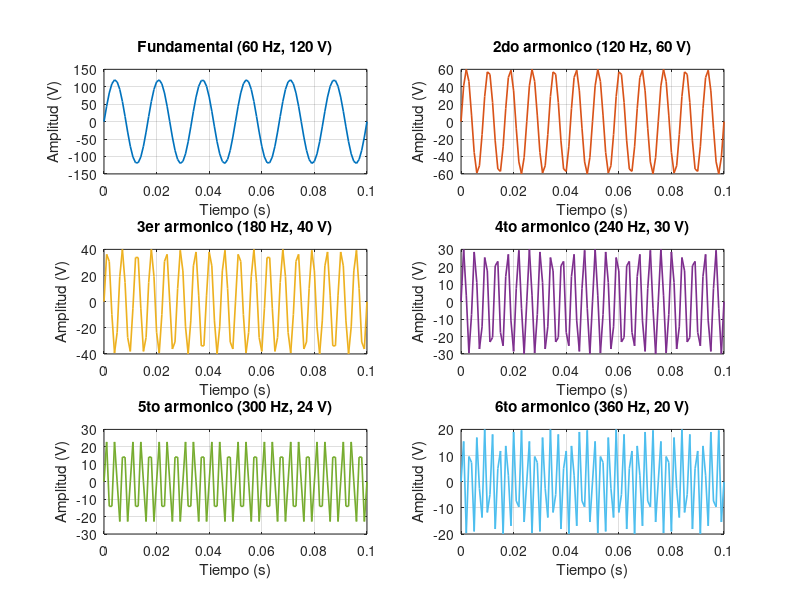

This chart was generated by the following MATLAB code: (Note: this script raises an error after producing the figure.)
%% 03_armonicos_60hz.m
% Tarea 2 - Comunicaciones (INTEC)
% Ejercicio: senal electrica de 60 Hz con armonicos
%
% Se simula una senal electrica de 120 V a 60 Hz (fundamental) con sus
% armonicos 2do a 6to, segun las amplitudes dadas en el enunciado:
%   y1 = 120*sin(2*pi*f*t)      -> fundamental
%   y2 = 60*sin(2*pi*2*f*t)     -> 2do armonico
%   y3 = 40*sin(2*pi*3*f*t)     -> 3er armonico
%   y4 = 30*sin(2*pi*4*f*t)     -> 4to armonico
%   y5 = 24*sin(2*pi*5*f*t)     -> 5to armonico
%   y6 = 20*sin(2*pi*6*f*t)     -> 6to armonico
%   ysum = y1+y2+y3+y4+y5+y6
%
% Nota sobre "60 segundos funcionando": el enunciado indica que la senal
% electrica real funciona durante 60 segundos continuos; esto describe
% la duracion conceptual de operacion del equipo electrico, no la
% ventana de tiempo que se grafica. Para que las formas de onda a 60-360
% Hz sean legibles en una figura, se usa la ventana de graficado
% t = 0:0.001:0.1 (0.1 s = 6 ciclos de la fundamental), suficiente para
% apreciar la distorsion armonica. El calculo del espectro (FFT) se
% realiza tambien sobre esta ventana.
%
% Salidas (results\images\, con sidecar .txt cada una):
%   03a_armonicos_individuales.pdf - y1..y6 en subplots separados
%   03b_armonicos_superpuestos.pdf - y1..y6 superpuestos con leyenda
%   03c_senal_suma.pdf             - ysum
%   03d_espectro_ysum.pdf          - FFT de ysum (un solo lado, en Hz)
%
% Ademas se escribe results\03_armonicos_60hz_conclusiones.txt con
% conclusiones sobre armonicos en equipos electricos (distorsion, THD).

close all;
clear;
clc;
set(0, 'DefaultFigureVisible', 'off');

carpeta_base = fileparts(mfilename('fullpath'));
carpeta_img  = fullfile(carpeta_base, 'results', 'images');
carpeta_res  = fullfile(carpeta_base, 'results');
if ~exist(carpeta_img, 'dir'); mkdir(carpeta_img); end
if ~exist(carpeta_res, 'dir'); mkdir(carpeta_res); end

f = 60; % Hz, frecuencia fundamental de la red electrica
% Ventana de graficado (ver nota arriba sobre "60 segundos funcionando")
t = 0:0.001:0.1;

y1 = 120*sin(2*pi*f*t);       % fundamental (120 V)
y2 = 60*sin(2*pi*2*f*t);      % 2do armonico
y3 = 40*sin(2*pi*3*f*t);      % 3er armonico
y4 = 30*sin(2*pi*4*f*t);      % 4to armonico
y5 = 24*sin(2*pi*5*f*t);      % 5to armonico
y6 = 20*sin(2*pi*6*f*t);      % 6to armonico
ysum = y1 + y2 + y3 + y4 + y5 + y6;

colores = [0 0.447 0.741; 0.85 0.325 0.098; 0.929 0.694 0.125; ...
           0.494 0.184 0.556; 0.466 0.674 0.188; 0.301 0.745 0.933];
armonicos = {y1, y2, y3, y4, y5, y6};
etiquetas = {'Fundamental (60 Hz, 120 V)', '2do armonico (120 Hz, 60 V)', ...
             '3er armonico (180 Hz, 40 V)', '4to armonico (240 Hz, 30 V)', ...
             '5to armonico (300 Hz, 24 V)', '6to armonico (360 Hz, 20 V)'};

%% Figura 03a: armonicos individuales en subplots separados, colores distintos
fig = figure('Name', '03a_armonicos_individuales', 'Visible', 'off', 'Position', [100 100 950 900]);
for k = 1:6
    subplot(3,2,k);
    plot(t, armonicos{k}, 'Color', colores(k,:), 'LineWidth', 1.2);
    grid on;
    title(etiquetas{k});
    xlabel('Tiempo (s)'); ylabel('Amplitud (V)');
end
sgtitle('Armonicos individuales de una senal electrica de 60 Hz (120 V fundamental)', 'FontWeight', 'bold');
exportar_figura(fig, fullfile(carpeta_img, '03a_armonicos_individuales.pdf'), ...
    'Armonicos individuales (1ro a 6to) de una senal electrica de 60 Hz', ...
    ['Seis subgraficas, una por cada armonico de una senal electrica con fundamental ' ...
     '120 V a 60 Hz: fundamental (60 Hz, 120 V), 2do (120 Hz, 60 V), 3ro (180 Hz, 40 V), ' ...
     '4to (240 Hz, 30 V), 5to (300 Hz, 24 V) y 6to (360 Hz, 20 V), cada uno con color ' ...
     'distinto. Ventana de tiempo graficada: t=0:0.001:0.1 s (6 ciclos de la fundamental).'], ...
    ['Formulas: yk = Ak*sin(2*pi*k*f*t), f=60 Hz, k=1..6, ' ...
     'Ak=[120,60,40,30,24,20] V respectivamente.']);

%% Figura 03b: armonicos superpuestos en un solo eje, con leyenda
fig = figure('Name', '03b_armonicos_superpuestos', 'Visible', 'off', 'Position', [100 100 950 550]);
hold on;
for k = 1:6
    plot(t, armonicos{k}, 'Color', colores(k,:), 'LineWidth', 1.2);
end
hold off;
grid on;
title('Armonicos 1ro a 6to superpuestos (senal electrica de 60 Hz)');
xlabel('Tiempo (s)'); ylabel('Amplitud (V)');
legend(etiquetas, 'Location', 'eastoutside');
exportar_figura(fig, fullfile(carpeta_img, '03b_armonicos_superpuestos.pdf'), ...
    'Armonicos 1ro a 6to superpuestos en un mismo eje', ...
    ['Los seis armonicos (fundamental a 6to) superpuestos en un mismo grafico, cada ' ...
     'uno con color distinto identificado en la leyenda, para comparar visualmente sus ' ...
     'amplitudes y frecuencias relativas. Ventana: t=0:0.001:0.1 s.'], ...
    'Mismas formulas que en 03a. Amplitudes decrecientes: 120,60,40,30,24,20 V.');

%% Figura 03c: senal suma (resultante distorsionada)
fig = figure('Name', '03c_senal_suma', 'Visible', 'off', 'Position', [100 100 950 500]);
plot(t, ysum, 'Color', [0.635 0.078 0.184], 'LineWidth', 1.4);
grid on;
title('Senal resultante: suma de fundamental + armonicos 2do a 6to (ysum)');
xlabel('Tiempo (s)'); ylabel('Amplitud (V)');
legend('y_{sum} = y_1+y_2+y_3+y_4+y_5+y_6', 'Location', 'northeast');
exportar_figura(fig, fullfile(carpeta_img, '03c_senal_suma.pdf'), ...
    'Senal resultante ysum = suma de fundamental + 5 armonicos', ...
    ['Forma de onda resultante de sumar la fundamental de 60 Hz (120 V) con sus ' ...
     'armonicos 2do a 6to. La forma ya no es una senoidal pura: presenta distorsion ' ...
     'armonica tipica de cargas no lineales en sistemas electricos (ej. variadores de ' ...
     'frecuencia, fuentes conmutadas, balastros electronicos). Ventana: t=0:0.001:0.1 s.'], ...
    'Expresion MATLAB: ysum = y1+y2+y3+y4+y5+y6.');

%% Figura 03d: espectro de magnitud (FFT, un solo lado, en Hz) de ysum
Fs = 1/(t(2)-t(1));  % 1000 Hz
Nfft = length(t);
Yf = fft(ysum);
P2 = abs(Yf)/Nfft;
P1 = P2(1:floor(Nfft/2)+1);
P1(2:end-1) = 2*P1(2:end-1);  % espectro de un solo lado
f_eje = Fs*(0:floor(Nfft/2))/Nfft;

fig = figure('Name', '03d_espectro_ysum', 'Visible', 'off', 'Position', [100 100 950 550]);
plot(f_eje, P1, 'Color', [0 0.447 0.741], 'LineWidth', 1.3);
grid on;
xlim([0 500]);
title('Espectro de magnitud (FFT, un solo lado) de y_{sum}');
xlabel('Frecuencia (Hz)'); ylabel('Amplitud (V)');
hold on;
picos_esperados_f = [60 120 180 240 300 360];
picos_esperados_A = [120 60 40 30 24 20];
plot(picos_esperados_f, picos_esperados_A, 'rv', 'MarkerSize', 8, 'LineWidth', 1.2);
legend('Espectro FFT de y_{sum}', 'Picos esperados (60,120,...,360 Hz)', 'Location', 'northeast');
hold off;
exportar_figura(fig, fullfile(carpeta_img, '03d_espectro_ysum.pdf'), ...
    'Espectro de magnitud (FFT, un solo lado) de la senal resultante ysum', ...
    ['Espectro de magnitud de un solo lado (en Hz) de la senal resultante ysum, ' ...
     'calculado con fft() sobre la ventana t=0:0.001:0.1 s (Fs=1000 Hz). Debe mostrar ' ...
     'picos en 60, 120, 180, 240, 300 y 360 Hz con magnitudes decrecientes 120, 60, 40, ' ...
     '30, 24 y 20 V respectivamente, confirmando la composicion armonica de la senal. ' ...
     'Los triangulos rojos marcan la ubicacion y amplitud esperadas de cada armonico ' ...
     'segun las formulas originales.'], ...
    ['Fs = 1000 Hz, Nfft = 101 muestras (ventana 0:0.001:0.1). Espectro normalizado y ' ...
     'convertido a un solo lado (factor 2 en frecuencias intermedias). Resolucion en ' ...
     'frecuencia = Fs/Nfft ~ 9.9 Hz.']);

%% Conclusiones sobre armonicos en equipos electricos
ruta_conclusiones = fullfile(carpeta_res, '03_armonicos_60hz_conclusiones.txt');
fid = fopen(ruta_conclusiones, 'w');
fprintf(fid, 'CONCLUSIONES - Ejercicio 3: armonicos en una senal electrica de 60 Hz\r\n');
fprintf(fid, 'Tarea 2 - Comunicaciones (INTEC)\r\n');
fprintf(fid, '===========================================================\r\n\r\n');
fprintf(fid, ['1. La presencia de armonicos (multiplos enteros de la frecuencia fundamental ' ...
    'de 60 Hz) distorsiona la forma de onda senoidal pura de la red electrica; la senal ' ...
    'resultante (ysum) deja de ser una senoidal limpia y adquiere una forma con picos y ' ...
    'valles adicionales, tipica de cargas no lineales (variadores de frecuencia, fuentes ' ...
    'conmutadas, balastros electronicos, rectificadores).\r\n\r\n']);
fprintf(fid, ['2. Esta distorsion se cuantifica con la Distorsion Armonica Total (THD, Total ' ...
    'Harmonic Distortion), definida como la razon entre el valor RMS de todos los ' ...
    'armonicos (excluyendo la fundamental) y el valor RMS de la fundamental. En este caso, ' ...
    'con amplitudes 120,60,40,30,24,20 V, el THD es considerable dado que el 2do armonico ' ...
    'por si solo ya representa el 50%% de la fundamental, lo que en un sistema real ' ...
    'indicaria un nivel de distorsion fuera de los limites recomendados por normas como ' ...
    'IEEE 519.\r\n\r\n']);
fprintf(fid, ['3. Un alto contenido armonico en equipos electricos provoca sobrecalentamiento ' ...
    'de conductores y transformadores (perdidas adicionales por efecto skin y corrientes de ' ...
    'Foucault), interferencia electromagnetica en equipos de comunicaciones cercanos, y ' ...
    'errores en instrumentos de medicion que asumen una onda puramente senoidal; por ello ' ...
    'en instalaciones electricas reales se emplean filtros de armonicos y se limita el THD ' ...
    'mediante normativa.\r\n']);
fclose(fid);

fprintf('Ejercicio 3 completado. Figuras y conclusiones generadas en:\n  %s\n  %s\n', carpeta_img, ruta_conclusiones);
